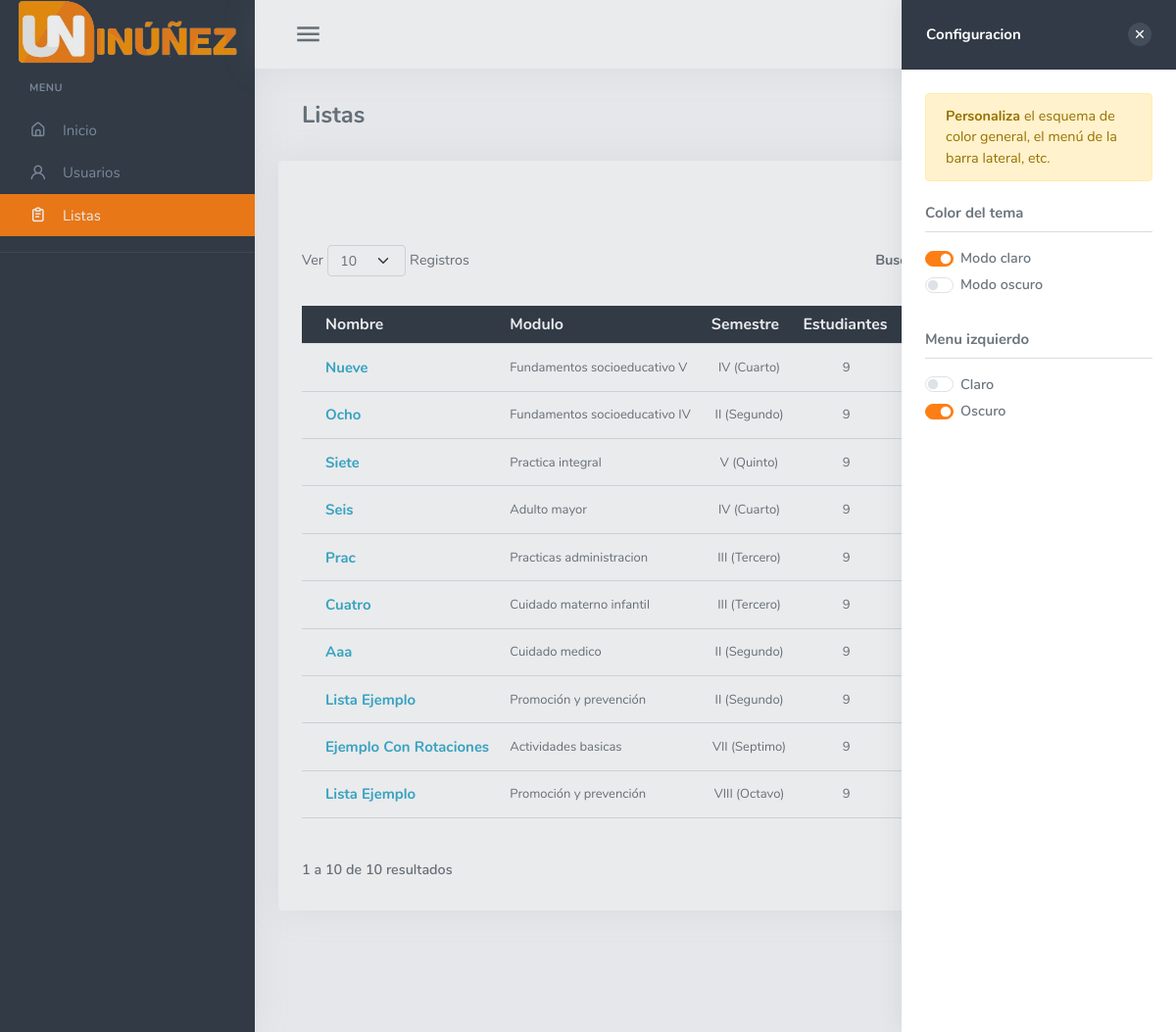
Page /pages/listas.php (signed in) on the committed database.
### tables this page shows
CREATE TABLE `listas` (
  `id` int(10) NOT NULL,
  `id_modulo` int(10) NOT NULL,
  `nombre` varchar(255) NOT NULL,
  `semestre` varchar(15) NOT NULL,
  `fecha` varchar(60) NOT NULL,
  `id_usuario` int(10) NOT NULL
);

CREATE TABLE `modulos` (
  `id` int(10) NOT NULL,
  `nombre` varchar(255) NOT NULL,
  `rotaciones` int(5) NOT NULL
);

### pages/config/sqllistas.php (called while the page is built)
<?php
if(isset($_SESSION['admin'])){
    $sqllistas = "SELECT * from listas  ORDER BY id DESC ";
    $sentencialistas = $mbd->prepare($sqllistas);
}else{
    $sqllistas = "SELECT * from listas WHERE id_usuario = ? ORDER BY id DESC ";
    $sentencialistas = $mbd->prepare($sqllistas);
    $sentencialistas->bindParam(1, $idglobal);
}
$sentencialistas->execute();
$filas2 = $sentencialistas->rowCount();
?>

### pages/listas.php (the view, shortened to what this page needs)
<?php
include_once('databases/connectToBD.php');
include('config/validatesesion.php');
include('config/sqllistas.php');
?>
<!DOCTYPE html>
<html lang="es">
<head>
    <?php include "config/config-header.php" ?>
</head>
<body class="loading" data-layout-config='{"leftSideBarTheme":"dark","layoutBoxed":false, "leftSidebarCondensed":false, "leftSidebarScrollable":false,"darkMode":false, "showRightSidebarOnStart": true}'>
    <div class="wrapper">
        <?php include "templates/plantilla-sidebar.php"; ?>
        <div class="content-page">
            <?php include "templates/plantilla-header.php"; ?>
            <div class="content container-md">
                <div class="contenedor ">
                    <div class="row   px-3 my-3">
                        <div class="col-6  ">
                            <?php
                            if (!isset($_GET['lista'])) {
                            ?>
                                <h3>Listas</h3>
                            <?php
                            }
                            ?>
                        </div>
                        <div class="col-6 justify-content-end  d-flex align-items-center">
                            <span class="h6"><?php echo date('d/m/y') . ' - ' ?>
                                <div class="hora_hoy" style="display: inline;">00:00:00</div>
                            </span>
                        </div>
                    </div>
                    <div class="row">
                        <div class="col-12" id="app">
                            <div class="card ">
                                <div class="card-body " id="card-body" style="max-width: 1200px">
                                    <?php
                                    if (isset($_GET['lista'])) {
                                        include('config/estudiantes-list.php');
                                    } else {
                                    ?>
                                        <div class="row ">
                                            <?php
                                            if (isset($_SESSION['admin'])) :
                                            ?>
                                                <div class="col-12 text-end">
                                                    <div class="d-flex justify-content-end align-items-center container">
                                                        <button type="button" class="btn btn-success" data-bs-toggle="modal" data-bs-target="#centermodal"> + Agregar nueva lista</button>
                                                    </div>
                                                </div>
                                            <?php
                                            endif;
                                            ?>
                                        </div>
                                        <?php
                                        if ($filas2 < 1) {
                                        ?>
                                            <div class="col-12 d-flex flex-column align-items-center">
                                                <img src="../assets/images/layouts/not-found.png" draggable="false" width="200px" alt="No hay ningun registro!" style="opacity: .8;">
                                                <span class="h4">No se encontraron Listas</span>
                                            </div>
                                        <?php
                                        } else {
                                            $datos = $sentencialistas->fetchAll();
                                        ?>
                                            <div id="tabla-list" class=" flex-wrap d-flex justify-content-center align-items-center mt-3">
                                                <table class="table table-sm table-centered mb-5 py-3  w-100 "  id="tablas">
                                                    <thead class="text-center bg-dark text-white">
                                                        <tr>
                                                            <th class="text-start ps-3">Nombre</th>
                                                            <th class="text-start"> Modulo</th>
                                                            <th>Semestre</th>
                                                            <th class="d-md-table-cell d-none"> Estudiantes</th>
                                                            <th class="d-sm-table-cell d-none">Fecha de añadido</th>
                                                            <?php
                                                            if (isset($_SESSION['admin']))
                                                                echo '<th>Opciones</th>'
                                                            ?>
                                                        </tr>
                                                    </thead>
                                                    <tbody class="text-center border">
                                                        <?php
                                                        foreach ($datos as $dato) {
                                                        ?>
                                                            <tr>
                                                                <td class="fw-bold fs-5 text-start ps-3">
                                                                    <a href="listas?lista=<?php echo base64_encode(base64_encode($dato['id'])); ?>" class="text-info"><?php echo ucwords(strtolower($dato['nombre'])); ?></a>
                                                                </td>
                                                                <td class="text-start">
                                                                    <?php
                                                                    $modulo = 'SELECT * from modulos WHERE id = ? ';
                                                                    $nmodulo = $mbd->prepare($modulo);
                                                                    $nmodulo->bindParam(1, $dato['id_modulo']);
                                                                    $nmodulo->execute();
                                                                    $nombre = $nmodulo->fetch();
                                                                    echo $nombre['nombre'];
                                                                    ?>
                                                                </td>
                                                                <td>
                                                                    <?php echo $dato['semestre']; ?>
                                                                </td>
                                                                <td class="d-md-table-cell d-none">
                                                                    <?php
                                                                    $cantidad = 'SELECT * from estudiantes WHERE id_lista = ? ';
                                                                    $sentenciacantidad = $mbd->prepare($cantidad);
                                                                    $sentenciacantidad->bindParam(1, $dato['id']);
                                                                    $sentenciacantidad->execute();
                                                                    $filascantidad = $sentenciacantidad->rowCount();
                                                                    echo $filascantidad;
                                                                    ?>
                                                                </td>
                                                                <td class=" ">
                                                                </td>
                                                                <?php
                                                                if (isset($_SESSION['admin'])) :
                                                                ?>
                                                                    <td>
                                                                        <a href="list=<?php echo base64_encode($dato['id']) ?>" id="button-delete-list" class="text-danger btn border eliminar-btn"><i class="mdi mdi-delete"></i></a>
                                                                    </td>
                                                                <?php
                                                                endif;
                                                                ?>
                                                            </tr>
                                                        <?php
                                                        } ?>
                                                    </tbody>
                                                </table>
                                            </div>
                                        <?php
                                        }
                                        ?>
                                </div>
                            <?php
                                    }
                            ?>
                            </div>
                        </div>
                    </div>
                </div>
            </div>
        </div>
    </div>
    <?php include "templates/plantilla-aside.php"; ?>
</body>

### rows in the picture
listas: nombre "Nueve", id_modulo.nombre "Fundamentos socioeducativo V", semestre "IV (Cuarto)", filascantidad "9"
listas: nombre "Ocho", id_modulo.nombre "Fundamentos socioeducativo IV", semestre "II (Segundo)", filascantidad "9"
listas: nombre "Siete", id_modulo.nombre "Practica integral", semestre "V (Quinto)", filascantidad "9"
listas: nombre "Seis", id_modulo.nombre "Adulto mayor", semestre "IV (Cuarto)", filascantidad "9"
listas: nombre "Prac", id_modulo.nombre "Practicas administracion", semestre "III (Tercero)", filascantidad "9"
listas: nombre "Cuatro", id_modulo.nombre "Cuidado materno infantil", semestre "III (Tercero)", filascantidad "9"
listas: nombre "Aaa", id_modulo.nombre "Cuidado medico", semestre "II (Segundo)", filascantidad "9"
listas: nombre "Lista Ejemplo", id_modulo.nombre "Promoción y prevención", semestre "II (Segundo)", filascantidad "9"
listas: nombre "Ejemplo Con Rotaciones", id_modulo.nombre "Actividades basicas", semestre "VII (Septimo)", filascantidad "9"
listas: nombre "Lista Ejemplo", id_modulo.nombre "Promoción y prevención", semestre "VIII (Octavo)", filascantidad "9"
